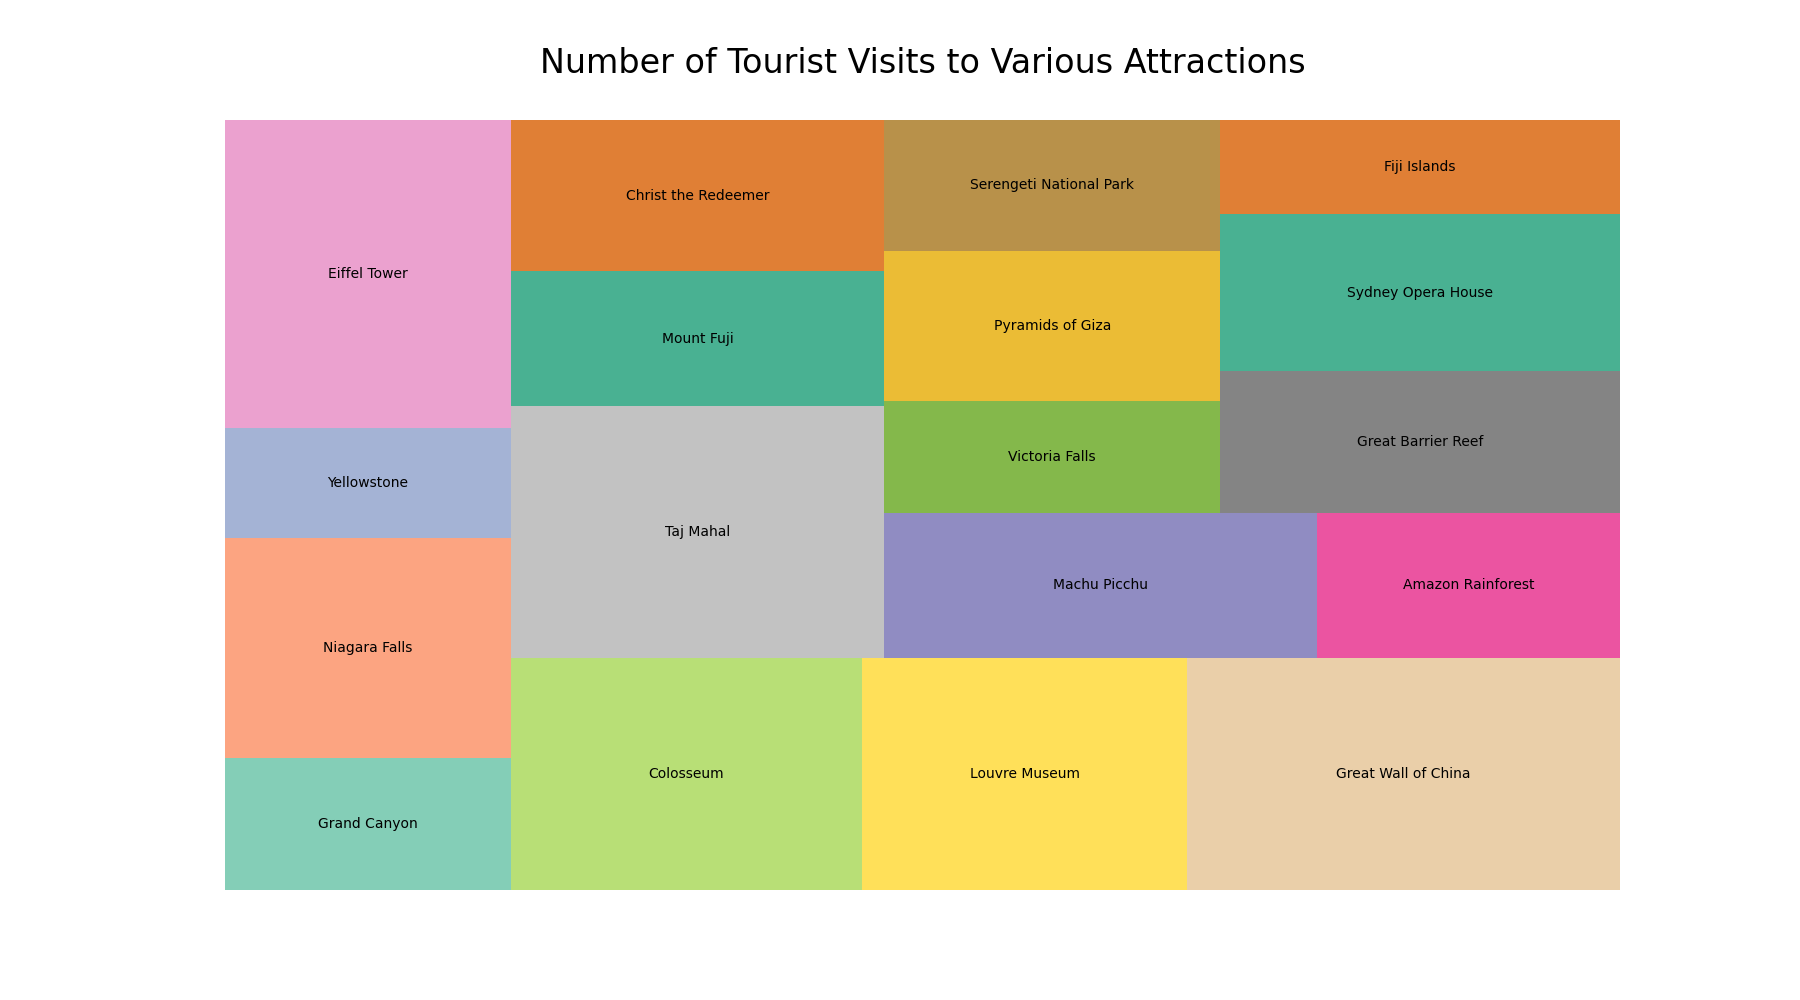

Python code for this plot:

import matplotlib.pyplot as plt
import pandas as pd
import squarify  # treemap library

# Prepare the data
data = {
    'Region': ['North America', 'North America', 'North America', 'Europe', 'Europe', 
               'Europe', 'Asia', 'Asia', 'Asia', 'South America', 'South America', 'South America',
               'Africa', 'Africa', 'Africa', 'Oceania', 'Oceania', 'Oceania'],
    'Attraction': ['Grand Canyon', 'Niagara Falls', 'Yellowstone', 'Eiffel Tower', 'Colosseum', 
                   'Louvre Museum', 'Great Wall of China', 'Taj Mahal', 'Mount Fuji', 'Christ the Redeemer', 
                   'Machu Picchu', 'Amazon Rainforest', 'Victoria Falls', 'Pyramids of Giza', 
                   'Serengeti National Park', 'Great Barrier Reef', 'Sydney Opera House', 'Fiji Islands'],
    'Visits': [3000, 5000, 2500, 7000, 6500, 6000, 8000, 7500, 4000, 4500, 5000, 3500, 3000, 4000, 3500, 4500, 5000, 3000]
}

df = pd.DataFrame(data)

# Create a color list
colors = ['#66c2a5', '#fc8d62', '#8da0cb', '#e78ac3', '#a6d854', 
          '#ffd92f', '#e5c494', '#b3b3b3', '#1b9e77', '#d95f02', 
          '#7570b3', '#e7298a', '#66a61e', '#e6ab02', '#a6761d', 
          '#666666', '#1b9e77', '#d95f02']

# Create a figure with a defined size
plt.figure(figsize=(18, 10))

# Plot
squarify.plot(sizes=df['Visits'], label=df['Attraction'], color=colors, alpha=0.8)
plt.title('Number of Tourist Visits to Various Attractions', fontsize=24, y=1.05)

# Remove axes
plt.axis('off')

# Show the plot
plt.show()
